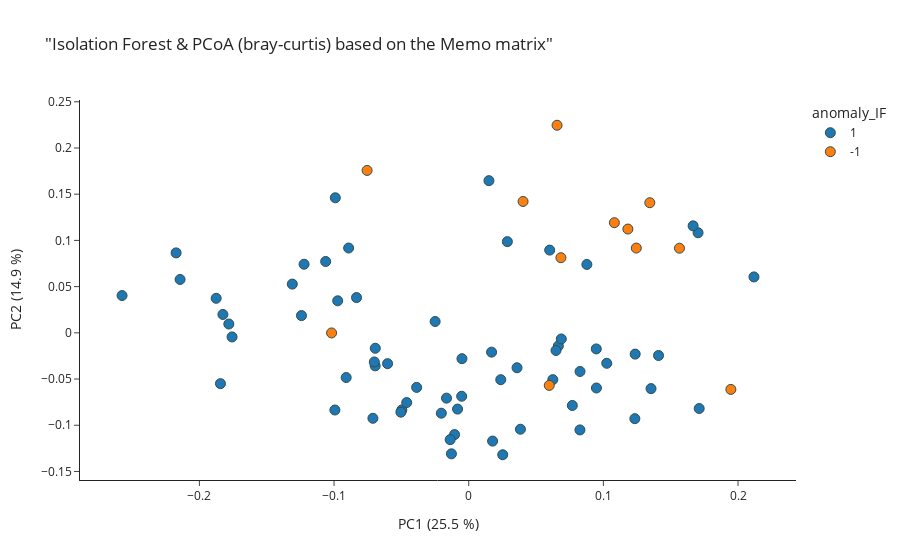
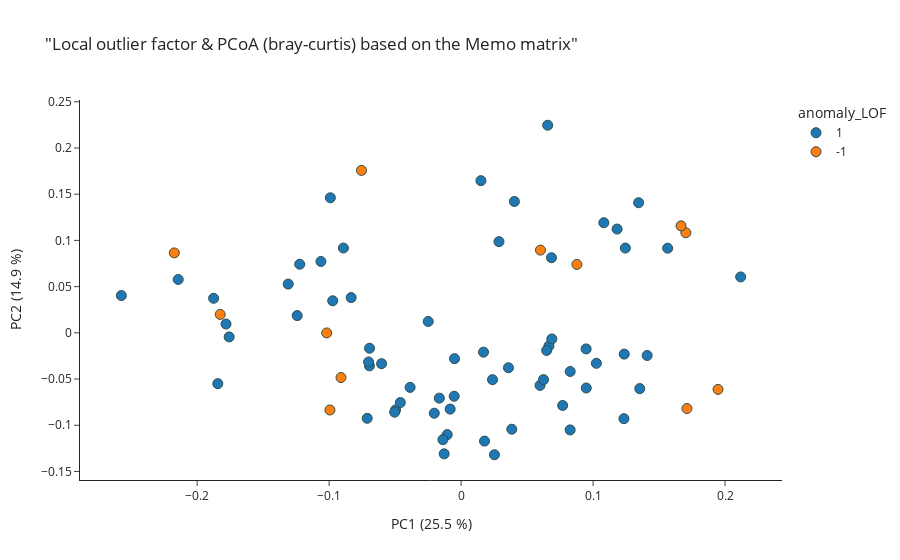
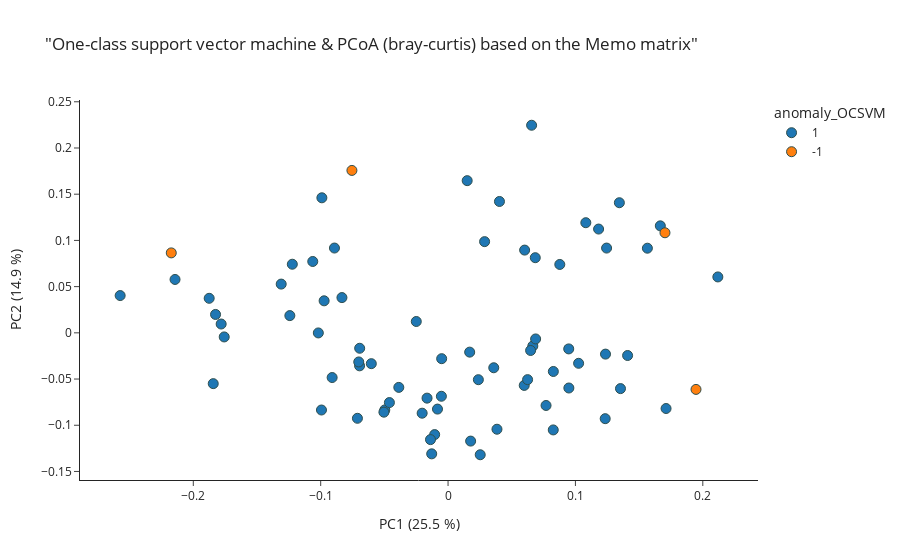

The cell these charts' notebook holds for them, in order:
### Markdown cell above
#### SC.2. Visualizing the similarity results

### Code cell
pcoa_2d(
    matrix= metric_df,
    data = SC,
    metric= 'braycurtis',
    filename_col = 'filename',
    group_col='anomaly_IF',
    title='"Isolation Forest & PCoA (bray-curtis) based on the Memo matrix"')
pcoa_2d(
    matrix= metric_df,
    data = SC,
    metric= 'braycurtis',
    filename_col = 'filename',
    group_col='anomaly_LOF',
    title='"Local outlier factor & PCoA (bray-curtis) based on the Memo matrix"')

pcoa_2d(
    matrix= metric_df,
    data = SC,
    metric= 'braycurtis',
    filename_col = 'filename',
    group_col='anomaly_OCSVM',
    title='"One-class support vector machine & PCoA (bray-curtis) based on the Memo matrix"')

### Figure 1 — Plotly figure (JSON) as saved in the notebook; plotly's stock layout.template omitted (floating-point values rounded to 4 significant figures)
{"data": [{"hovertemplate": "<b>%{hovertext}</b><br><br>anomaly_IF=1<br>PC1 (25.5 %)=%{x}<br>PC2 (14.9 %)=%{y}<extra></extra>", "hovertext": ["LQ-01-61-01_pos.mzXML", "LQ-01-61-08_pos.mzXML", "LQ-01-61-09_pos.mzXML", "LQ-01-61-10_pos.mzXML", "LQ-01-61-11_pos.mzXML", "LQ-01-61-12_pos.mzXML", "LQ-01-61-13_pos.mzXML", "LQ-01-61-15_pos.mzXML", "LQ-01-61-16_pos.mzXML", "LQ-01-61-17_pos.mzXML", "LQ-01-61-18_pos.mzXML", "LQ-01-61-19_pos.mzXML", "LQ-01-61-20_pos.mzXML", "LQ-01-61-21_pos.mzXML", "LQ-01-61-23_pos.mzXML", "LQ-01-61-24_pos.mzXML", "LQ-01-61-25_pos.mzXML", "LQ-01-61-26_pos.mzXML", "LQ-01-61-27_pos.mzXML", "LQ-01-61-28_pos.mzXML", "LQ-01-61-29_pos.mzXML", "LQ-01-61-30_pos.mzXML", "LQ-01-61-31_pos.mzXML", "LQ-01-61-32_pos.mzXML", "LQ-01-61-33_pos.mzXML", "LQ-01-61-34_pos.mzXML", "LQ-01-61-35_pos.mzXML", "LQ-01-61-36_pos.mzXML", "LQ-01-61-38_pos.mzXML", "LQ-01-61-39_pos.mzXML", "LQ-01-61-40_pos.mzXML", "LQ-01-61-41_pos.mzXML", "LQ-01-61-42_pos.mzXML", "LQ-01-61-43_pos.mzXML", "LQ-01-61-44_pos.mzXML", "LQ-01-61-45_pos.mzXML", "LQ-01-61-46_pos.mzXML", "LQ-01-61-47_pos.mzXML", "LQ-01-61-48_pos.mzXML", "LQ-01-61-49_pos.mzXML", "LQ-01-61-50_pos.mzXML", "LQ-01-61-51_pos.mzXML", "LQ-01-61-52_pos.mzXML", "LQ-01-61-53_pos.mzXML", "LQ-01-61-54_pos.mzXML", "LQ-01-61-55_pos.mzXML", "LQ-01-61-56_pos.mzXML", "LQ-01-61-57_pos.mzXML", "LQ-01-61-58_pos.mzXML", "LQ-01-61-59_pos.mzXML", "LQ-01-61-60_pos.mzXML", "LQ-01-61-61_pos.mzXML", "LQ-01-61-62_pos.mzXML", "LQ-01-61-63_pos.mzXML", "LQ-01-61-64_pos.mzXML", "LQ-01-61-65_pos.mzXML", "LQ-01-61-66_pos.mzXML", "LQ-01-61-67_pos.mzXML", "LQ-01-61-68_pos.mzXML", "LQ-01-61-69_pos.mzXML", "LQ-01-61-70_pos.mzXML", "LQ-01-61-71_pos.mzXML", "LQ-01-61-72_pos.mzXML", "LQ-01-61-75_pos.mzXML"], "legendgroup": "1", "marker": {"color": "#1F77B4", "line": {"color": "DarkSlateGrey", "width": 1}, "size": 10, "symbol": "circle"}, "mode": "markers", "name": "1", "orientation": "v", "showlegend": true, "type": "scatter", "x": [-0.08918, -0.2574, -0.2144, -0.005231, 0.1025, -0.04967, -0.005017, -0.0165, 0.02379, 0.02869, -0.02495, 0.1712, 0.07694, -0.06939, -0.1825, 0.06655, 0.08259, 0.02525, -0.008293, -0.1875, -0.1223, -0.06946, 0.2118, 0.141, 0.01772, 0.06482, 0.1234, -0.02034, 0.01698, -0.01284, 0.0384, 0.06012, -0.06026, -0.1242, 0.06874, 0.09485, -0.01052, -0.09101, 0.06244, 0.08266, 0.09473, -0.03866, -0.05036, 0.03587, 0.08773, 0.1703, 0.1666, -0.08331, 0.1354, -0.07115, -0.2173, -0.07011, -0.1781, -0.01379, -0.04605, -0.1844, -0.131, -0.09907, -0.1757, -0.1062, 0.01502, -0.0973, -0.09938, 0.1236], "xaxis": "x", "y": [0.09175, 0.04031, 0.05775, -0.06862, -0.03298, -0.08341, -0.02797, -0.07066, -0.0507, 0.09869, 0.01227, -0.0819, -0.0786, -0.01669, 0.01989, -0.01423, -0.1051, -0.1319, -0.08251, 0.03735, 0.07423, -0.03571, 0.06049, -0.02453, -0.1171, -0.01909, -0.09288, -0.08695, -0.02088, -0.1309, -0.1043, 0.08952, -0.03335, 0.01863, -0.006606, -0.05968, -0.1101, -0.04839, -0.05063, -0.04182, -0.01739, -0.05902, -0.08584, -0.03779, 0.07399, 0.1083, 0.1157, 0.03813, -0.06036, -0.09247, 0.08651, -0.0315, 0.009543, -0.1155, -0.07547, -0.05496, 0.05273, 0.1461, -0.004434, 0.0772, 0.1647, 0.03465, -0.08351, -0.02302], "yaxis": "y"}, {"hovertemplate": "<b>%{hovertext}</b><br><br>anomaly_IF=-1<br>PC1 (25.5 %)=%{x}<br>PC2 (14.9 %)=%{y}<extra></extra>", "hovertext": ["LQ-01-61-02_pos.mzXML", "LQ-01-61-03_pos.mzXML", "LQ-01-61-04_pos.mzXML", "LQ-01-61-05_pos.mzXML", "LQ-01-61-06_pos.mzXML", "LQ-01-61-07_pos.mzXML", "LQ-01-61-14_pos.mzXML", "LQ-01-61-22_pos.mzXML", "LQ-01-61-37_pos.mzXML", "LQ-01-61-73_pos.mzXML", "LQ-01-61-74_pos.mzXML", "LQ-01-61-78_pos.mzXML"], "legendgroup": "-1", "marker": {"color": "#FF7F0E", "line": {"color": "DarkSlateGrey", "width": 1}, "size": 10, "symbol": "circle"}, "mode": "markers", "name": "-1", "orientation": "v", "showlegend": true, "type": "scatter", "x": [0.06847, 0.1345, 0.1182, 0.0598, 0.1082, 0.1947, 0.0656, -0.1018, 0.04036, 0.1245, 0.1565, -0.07547], "xaxis": "x", "y": [0.0813, 0.1408, 0.1123, -0.05689, 0.1192, -0.06121, 0.2246, -0.0001019, 0.1421, 0.09171, 0.09157, 0.1757], "yaxis": "y"}], "layout": {"legend": {"title": {"text": "anomaly_IF"}, "tracegroupgap": 0}, "title": {"text": "\"Isolation Forest & PCoA (bray-curtis) based on the Memo matrix\""}, "xaxis": {"anchor": "y", "domain": [0, 1], "title": {"text": "PC1 (25.5 %)"}}, "yaxis": {"anchor": "x", "domain": [0, 1], "title": {"text": "PC2 (14.9 %)"}}}}

### Figure 2 — Plotly figure (JSON) as saved in the notebook; plotly's stock layout.template omitted (floating-point values rounded to 4 significant figures)
{"data": [{"hovertemplate": "<b>%{hovertext}</b><br><br>anomaly_LOF=1<br>PC1 (25.5 %)=%{x}<br>PC2 (14.9 %)=%{y}<extra></extra>", "hovertext": ["LQ-01-61-01_pos.mzXML", "LQ-01-61-02_pos.mzXML", "LQ-01-61-03_pos.mzXML", "LQ-01-61-04_pos.mzXML", "LQ-01-61-05_pos.mzXML", "LQ-01-61-06_pos.mzXML", "LQ-01-61-08_pos.mzXML", "LQ-01-61-09_pos.mzXML", "LQ-01-61-10_pos.mzXML", "LQ-01-61-11_pos.mzXML", "LQ-01-61-12_pos.mzXML", "LQ-01-61-13_pos.mzXML", "LQ-01-61-14_pos.mzXML", "LQ-01-61-15_pos.mzXML", "LQ-01-61-16_pos.mzXML", "LQ-01-61-17_pos.mzXML", "LQ-01-61-18_pos.mzXML", "LQ-01-61-20_pos.mzXML", "LQ-01-61-21_pos.mzXML", "LQ-01-61-24_pos.mzXML", "LQ-01-61-25_pos.mzXML", "LQ-01-61-26_pos.mzXML", "LQ-01-61-27_pos.mzXML", "LQ-01-61-28_pos.mzXML", "LQ-01-61-29_pos.mzXML", "LQ-01-61-30_pos.mzXML", "LQ-01-61-31_pos.mzXML", "LQ-01-61-32_pos.mzXML", "LQ-01-61-33_pos.mzXML", "LQ-01-61-34_pos.mzXML", "LQ-01-61-35_pos.mzXML", "LQ-01-61-36_pos.mzXML", "LQ-01-61-37_pos.mzXML", "LQ-01-61-38_pos.mzXML", "LQ-01-61-39_pos.mzXML", "LQ-01-61-40_pos.mzXML", "LQ-01-61-42_pos.mzXML", "LQ-01-61-43_pos.mzXML", "LQ-01-61-44_pos.mzXML", "LQ-01-61-45_pos.mzXML", "LQ-01-61-46_pos.mzXML", "LQ-01-61-48_pos.mzXML", "LQ-01-61-49_pos.mzXML", "LQ-01-61-50_pos.mzXML", "LQ-01-61-51_pos.mzXML", "LQ-01-61-52_pos.mzXML", "LQ-01-61-53_pos.mzXML", "LQ-01-61-57_pos.mzXML", "LQ-01-61-58_pos.mzXML", "LQ-01-61-59_pos.mzXML", "LQ-01-61-61_pos.mzXML", "LQ-01-61-62_pos.mzXML", "LQ-01-61-63_pos.mzXML", "LQ-01-61-64_pos.mzXML", "LQ-01-61-65_pos.mzXML", "LQ-01-61-66_pos.mzXML", "LQ-01-61-67_pos.mzXML", "LQ-01-61-68_pos.mzXML", "LQ-01-61-69_pos.mzXML", "LQ-01-61-70_pos.mzXML", "LQ-01-61-71_pos.mzXML", "LQ-01-61-73_pos.mzXML", "LQ-01-61-74_pos.mzXML", "LQ-01-61-75_pos.mzXML"], "legendgroup": "1", "marker": {"color": "#1F77B4", "line": {"color": "DarkSlateGrey", "width": 1}, "size": 10, "symbol": "circle"}, "mode": "markers", "name": "1", "orientation": "v", "showlegend": true, "type": "scatter", "x": [-0.08918, 0.06847, 0.1345, 0.1182, 0.0598, 0.1082, -0.2574, -0.2144, -0.005231, 0.1025, -0.04967, -0.005017, 0.0656, -0.0165, 0.02379, 0.02869, -0.02495, 0.07694, -0.06939, 0.06655, 0.08259, 0.02525, -0.008293, -0.1875, -0.1223, -0.06946, 0.2118, 0.141, 0.01772, 0.06482, 0.1234, -0.02034, 0.04036, 0.01698, -0.01284, 0.0384, -0.06026, -0.1242, 0.06874, 0.09485, -0.01052, 0.06244, 0.08266, 0.09473, -0.03866, -0.05036, 0.03587, -0.08331, 0.1354, -0.07115, -0.07011, -0.1781, -0.01379, -0.04605, -0.1844, -0.131, -0.09907, -0.1757, -0.1062, 0.01502, -0.0973, 0.1245, 0.1565, 0.1236], "xaxis": "x", "y": [0.09175, 0.0813, 0.1408, 0.1123, -0.05689, 0.1192, 0.04031, 0.05775, -0.06862, -0.03298, -0.08341, -0.02797, 0.2246, -0.07066, -0.0507, 0.09869, 0.01227, -0.0786, -0.01669, -0.01423, -0.1051, -0.1319, -0.08251, 0.03735, 0.07423, -0.03571, 0.06049, -0.02453, -0.1171, -0.01909, -0.09288, -0.08695, 0.1421, -0.02088, -0.1309, -0.1043, -0.03335, 0.01863, -0.006606, -0.05968, -0.1101, -0.05063, -0.04182, -0.01739, -0.05902, -0.08584, -0.03779, 0.03813, -0.06036, -0.09247, -0.0315, 0.009543, -0.1155, -0.07547, -0.05496, 0.05273, 0.1461, -0.004434, 0.0772, 0.1647, 0.03465, 0.09171, 0.09157, -0.02302], "yaxis": "y"}, {"hovertemplate": "<b>%{hovertext}</b><br><br>anomaly_LOF=-1<br>PC1 (25.5 %)=%{x}<br>PC2 (14.9 %)=%{y}<extra></extra>", "hovertext": ["LQ-01-61-07_pos.mzXML", "LQ-01-61-19_pos.mzXML", "LQ-01-61-22_pos.mzXML", "LQ-01-61-23_pos.mzXML", "LQ-01-61-41_pos.mzXML", "LQ-01-61-47_pos.mzXML", "LQ-01-61-54_pos.mzXML", "LQ-01-61-55_pos.mzXML", "LQ-01-61-56_pos.mzXML", "LQ-01-61-60_pos.mzXML", "LQ-01-61-72_pos.mzXML", "LQ-01-61-78_pos.mzXML"], "legendgroup": "-1", "marker": {"color": "#FF7F0E", "line": {"color": "DarkSlateGrey", "width": 1}, "size": 10, "symbol": "circle"}, "mode": "markers", "name": "-1", "orientation": "v", "showlegend": true, "type": "scatter", "x": [0.1947, 0.1712, -0.1018, -0.1825, 0.06012, -0.09101, 0.08773, 0.1703, 0.1666, -0.2173, -0.09938, -0.07547], "xaxis": "x", "y": [-0.06121, -0.0819, -0.0001019, 0.01989, 0.08952, -0.04839, 0.07399, 0.1083, 0.1157, 0.08651, -0.08351, 0.1757], "yaxis": "y"}], "layout": {"legend": {"title": {"text": "anomaly_LOF"}, "tracegroupgap": 0}, "title": {"text": "\"Local outlier factor & PCoA (bray-curtis) based on the Memo matrix\""}, "xaxis": {"anchor": "y", "domain": [0, 1], "title": {"text": "PC1 (25.5 %)"}}, "yaxis": {"anchor": "x", "domain": [0, 1], "title": {"text": "PC2 (14.9 %)"}}}}

### Figure 3 — Plotly figure (JSON) as saved in the notebook; plotly's stock layout.template omitted (floating-point values rounded to 4 significant figures)
{"data": [{"hovertemplate": "<b>%{hovertext}</b><br><br>anomaly_OCSVM=1<br>PC1 (25.5 %)=%{x}<br>PC2 (14.9 %)=%{y}<extra></extra>", "hovertext": ["LQ-01-61-01_pos.mzXML", "LQ-01-61-02_pos.mzXML", "LQ-01-61-03_pos.mzXML", "LQ-01-61-04_pos.mzXML", "LQ-01-61-05_pos.mzXML", "LQ-01-61-06_pos.mzXML", "LQ-01-61-08_pos.mzXML", "LQ-01-61-09_pos.mzXML", "LQ-01-61-10_pos.mzXML", "LQ-01-61-11_pos.mzXML", "LQ-01-61-12_pos.mzXML", "LQ-01-61-13_pos.mzXML", "LQ-01-61-14_pos.mzXML", "LQ-01-61-15_pos.mzXML", "LQ-01-61-16_pos.mzXML", "LQ-01-61-17_pos.mzXML", "LQ-01-61-18_pos.mzXML", "LQ-01-61-19_pos.mzXML", "LQ-01-61-20_pos.mzXML", "LQ-01-61-21_pos.mzXML", "LQ-01-61-22_pos.mzXML", "LQ-01-61-23_pos.mzXML", "LQ-01-61-24_pos.mzXML", "LQ-01-61-25_pos.mzXML", "LQ-01-61-26_pos.mzXML", "LQ-01-61-27_pos.mzXML", "LQ-01-61-28_pos.mzXML", "LQ-01-61-29_pos.mzXML", "LQ-01-61-30_pos.mzXML", "LQ-01-61-31_pos.mzXML", "LQ-01-61-32_pos.mzXML", "LQ-01-61-33_pos.mzXML", "LQ-01-61-34_pos.mzXML", "LQ-01-61-35_pos.mzXML", "LQ-01-61-36_pos.mzXML", "LQ-01-61-37_pos.mzXML", "LQ-01-61-38_pos.mzXML", "LQ-01-61-39_pos.mzXML", "LQ-01-61-40_pos.mzXML", "LQ-01-61-41_pos.mzXML", "LQ-01-61-42_pos.mzXML", "LQ-01-61-43_pos.mzXML", "LQ-01-61-44_pos.mzXML", "LQ-01-61-45_pos.mzXML", "LQ-01-61-46_pos.mzXML", "LQ-01-61-47_pos.mzXML", "LQ-01-61-48_pos.mzXML", "LQ-01-61-49_pos.mzXML", "LQ-01-61-50_pos.mzXML", "LQ-01-61-51_pos.mzXML", "LQ-01-61-52_pos.mzXML", "LQ-01-61-53_pos.mzXML", "LQ-01-61-54_pos.mzXML", "LQ-01-61-56_pos.mzXML", "LQ-01-61-57_pos.mzXML", "LQ-01-61-58_pos.mzXML", "LQ-01-61-59_pos.mzXML", "LQ-01-61-61_pos.mzXML", "LQ-01-61-62_pos.mzXML", "LQ-01-61-63_pos.mzXML", "LQ-01-61-64_pos.mzXML", "LQ-01-61-65_pos.mzXML", "LQ-01-61-66_pos.mzXML", "LQ-01-61-67_pos.mzXML", "LQ-01-61-68_pos.mzXML", "LQ-01-61-69_pos.mzXML", "LQ-01-61-70_pos.mzXML", "LQ-01-61-71_pos.mzXML", "LQ-01-61-72_pos.mzXML", "LQ-01-61-73_pos.mzXML", "LQ-01-61-74_pos.mzXML", "LQ-01-61-75_pos.mzXML"], "legendgroup": "1", "marker": {"color": "#1F77B4", "line": {"color": "DarkSlateGrey", "width": 1}, "size": 10, "symbol": "circle"}, "mode": "markers", "name": "1", "orientation": "v", "showlegend": true, "type": "scatter", "x": [-0.08918, 0.06847, 0.1345, 0.1182, 0.0598, 0.1082, -0.2574, -0.2144, -0.005231, 0.1025, -0.04967, -0.005017, 0.0656, -0.0165, 0.02379, 0.02869, -0.02495, 0.1712, 0.07694, -0.06939, -0.1018, -0.1825, 0.06655, 0.08259, 0.02525, -0.008293, -0.1875, -0.1223, -0.06946, 0.2118, 0.141, 0.01772, 0.06482, 0.1234, -0.02034, 0.04036, 0.01698, -0.01284, 0.0384, 0.06012, -0.06026, -0.1242, 0.06874, 0.09485, -0.01052, -0.09101, 0.06244, 0.08266, 0.09473, -0.03866, -0.05036, 0.03587, 0.08773, 0.1666, -0.08331, 0.1354, -0.07115, -0.07011, -0.1781, -0.01379, -0.04605, -0.1844, -0.131, -0.09907, -0.1757, -0.1062, 0.01502, -0.0973, -0.09938, 0.1245, 0.1565, 0.1236], "xaxis": "x", "y": [0.09175, 0.0813, 0.1408, 0.1123, -0.05689, 0.1192, 0.04031, 0.05775, -0.06862, -0.03298, -0.08341, -0.02797, 0.2246, -0.07066, -0.0507, 0.09869, 0.01227, -0.0819, -0.0786, -0.01669, -0.0001019, 0.01989, -0.01423, -0.1051, -0.1319, -0.08251, 0.03735, 0.07423, -0.03571, 0.06049, -0.02453, -0.1171, -0.01909, -0.09288, -0.08695, 0.1421, -0.02088, -0.1309, -0.1043, 0.08952, -0.03335, 0.01863, -0.006606, -0.05968, -0.1101, -0.04839, -0.05063, -0.04182, -0.01739, -0.05902, -0.08584, -0.03779, 0.07399, 0.1157, 0.03813, -0.06036, -0.09247, -0.0315, 0.009543, -0.1155, -0.07547, -0.05496, 0.05273, 0.1461, -0.004434, 0.0772, 0.1647, 0.03465, -0.08351, 0.09171, 0.09157, -0.02302], "yaxis": "y"}, {"hovertemplate": "<b>%{hovertext}</b><br><br>anomaly_OCSVM=-1<br>PC1 (25.5 %)=%{x}<br>PC2 (14.9 %)=%{y}<extra></extra>", "hovertext": ["LQ-01-61-07_pos.mzXML", "LQ-01-61-55_pos.mzXML", "LQ-01-61-60_pos.mzXML", "LQ-01-61-78_pos.mzXML"], "legendgroup": "-1", "marker": {"color": "#FF7F0E", "line": {"color": "DarkSlateGrey", "width": 1}, "size": 10, "symbol": "circle"}, "mode": "markers", "name": "-1", "orientation": "v", "showlegend": true, "type": "scatter", "x": [0.1947, 0.1703, -0.2173, -0.07547], "xaxis": "x", "y": [-0.06121, 0.1083, 0.08651, 0.1757], "yaxis": "y"}], "layout": {"legend": {"title": {"text": "anomaly_OCSVM"}, "tracegroupgap": 0}, "title": {"text": "\"One-class support vector machine & PCoA (bray-curtis) based on the Memo matrix\""}, "xaxis": {"anchor": "y", "domain": [0, 1], "title": {"text": "PC1 (25.5 %)"}}, "yaxis": {"anchor": "x", "domain": [0, 1], "title": {"text": "PC2 (14.9 %)"}}}}
